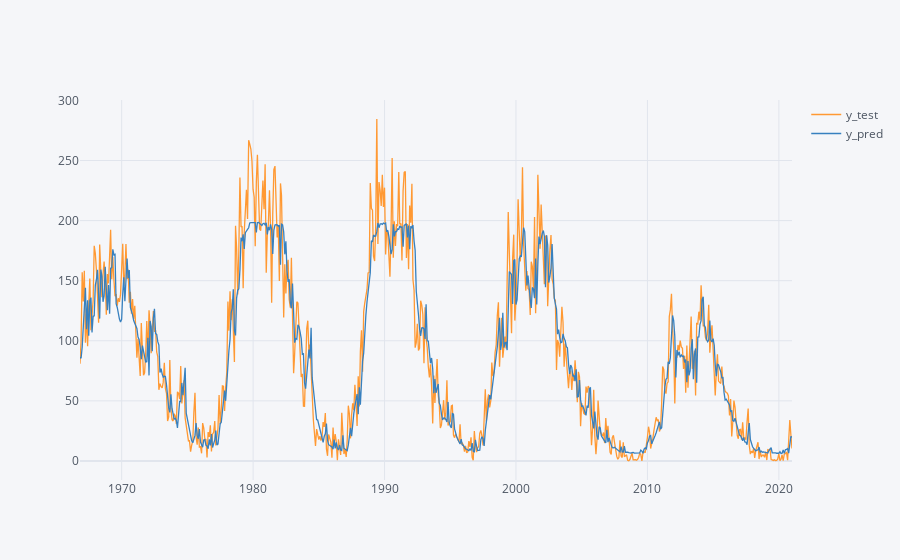

The cell this chart's notebook holds for it:
### Code cell
temp_df.iplot()

### Figure 1 — Plotly figure (JSON) as saved in the notebook; plotly's stock layout.template omitted (floating-point values rounded to 4 significant figures; data arrays with more than 128 entries replaced by an {"elided": "..."} marker saying what was removed)
{"data": [{"line": {"color": "rgba(255, 153, 51, 1.0)", "dash": "solid", "shape": "linear", "width": 1.3}, "mode": "lines", "name": "y_test", "text": "", "type": "scatter", "x": {"elided": "651 str values"}, "y": {"elided": "651 float values"}}, {"line": {"color": "rgba(55, 128, 191, 1.0)", "dash": "solid", "shape": "linear", "width": 1.3}, "mode": "lines", "name": "y_pred", "text": "", "type": "scatter", "x": {"elided": "651 str values"}, "y": {"elided": "651 float values"}}], "layout": {"legend": {"bgcolor": "#F5F6F9", "font": {"color": "#4D5663"}}, "paper_bgcolor": "#F5F6F9", "plot_bgcolor": "#F5F6F9", "title": {"font": {"color": "#4D5663"}}, "xaxis": {"gridcolor": "#E1E5ED", "showgrid": true, "tickfont": {"color": "#4D5663"}, "title": {"font": {"color": "#4D5663"}, "text": ""}, "zerolinecolor": "#E1E5ED"}, "yaxis": {"gridcolor": "#E1E5ED", "showgrid": true, "tickfont": {"color": "#4D5663"}, "title": {"font": {"color": "#4D5663"}, "text": ""}, "zerolinecolor": "#E1E5ED"}}}
